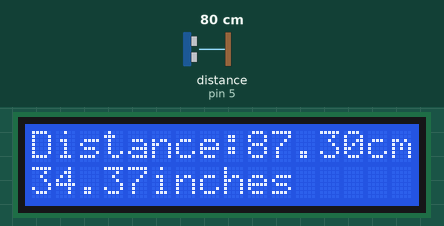
The sketch below on a simulated Arduino Uno, built with avr-gcc and run on an emulated ATmega328P. Parts: 16×2 character LCD. Wiring (inferred from the names in the program): ultrasonic range finder: trigger pin 3; echo pin 5. The test bench sets the inputs (shaded band); at power-on: distance to the obstacle (sensor on pin 5) 80 cm. The echo pulse lasts 58.3 µs per cm; what the sketch prints to the serial monitor is not drawn.

Above: at 1.2 s.
1.3 s: distance to the obstacle (sensor on pin 5) set to 2 cm
At 3.6 s:
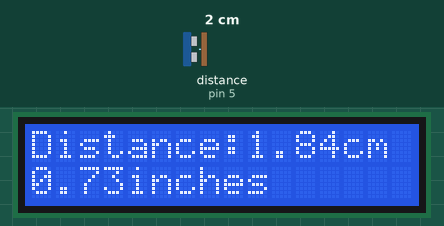
4.1 s: distance to the obstacle (sensor on pin 5) set to 4 cm
At 5.6 s:
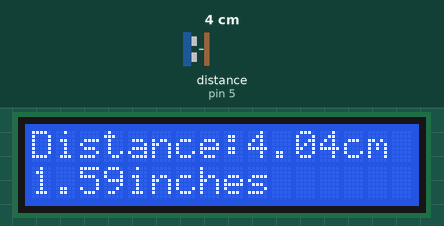
6.1 s: distance to the obstacle (sensor on pin 5) set to 9 cm
At 7.1 s:
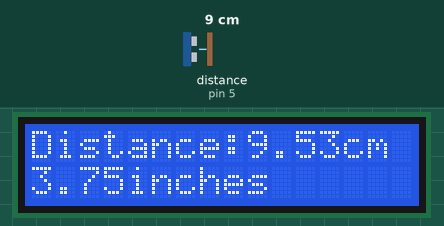
Timing chart, 0 to 9.1 s (numbered marks = the images above; inputs shaded):
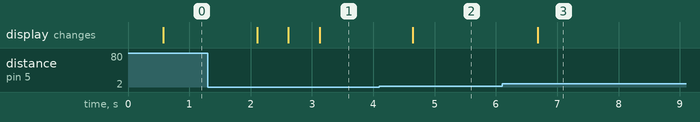

Measured:
- after the input at 1.3 s, the display: changes after 0.81 s (image 1)
- after the input at 4.1 s, the display: changes after 0.55 s (image 2)
- after the input at 6.1 s, the display: changes after 0.58 s (image 3)

The sketch:

Class_58_Portable_Distance_Sensor_with_the_HC-SR04.ino
```cpp
#include <LiquidCrystal.h>
int rs = 4 ;
int en = 7 ;
int d4 = 8 ;
int d5 = 9 ;
int d6 = 10 ;
int d7 = 11 ;
LiquidCrystal lcd(rs,en,d4,d5,d6,d7);

int trigpin = 3;
int echopin = 5;
int traveltime;
float distance;

void setup() {
  // put your setup code here, to run once:
  Serial.begin(9600);
  lcd.begin(16,2);

  pinMode(trigpin,OUTPUT);
  pinMode(echopin,INPUT);

}

void loop() {
  // put your main code here, to run repeatedly:

  digitalWrite(trigpin,LOW);
  delayMicroseconds(10);
  digitalWrite(trigpin,HIGH);
  delayMicroseconds(10);
  digitalWrite(trigpin,LOW);
  delayMicroseconds(10);

  traveltime = pulseIn(echopin,HIGH);
  distance = 0.0187909164 * traveltime;

  Serial.print("traveltime = ");
  Serial.print(traveltime);
  Serial.print(" distance = ");
  Serial.print(distance);
  Serial.println("");

  delay(500);
  lcd.clear();
  lcd.setCursor(0,0);
  lcd.print("Distance:");
  lcd.print(distance);
  lcd.print("cm");
  lcd.setCursor(0,1);
  lcd.print(distance*0.393700787);
  lcd.print("inches");


}
```
